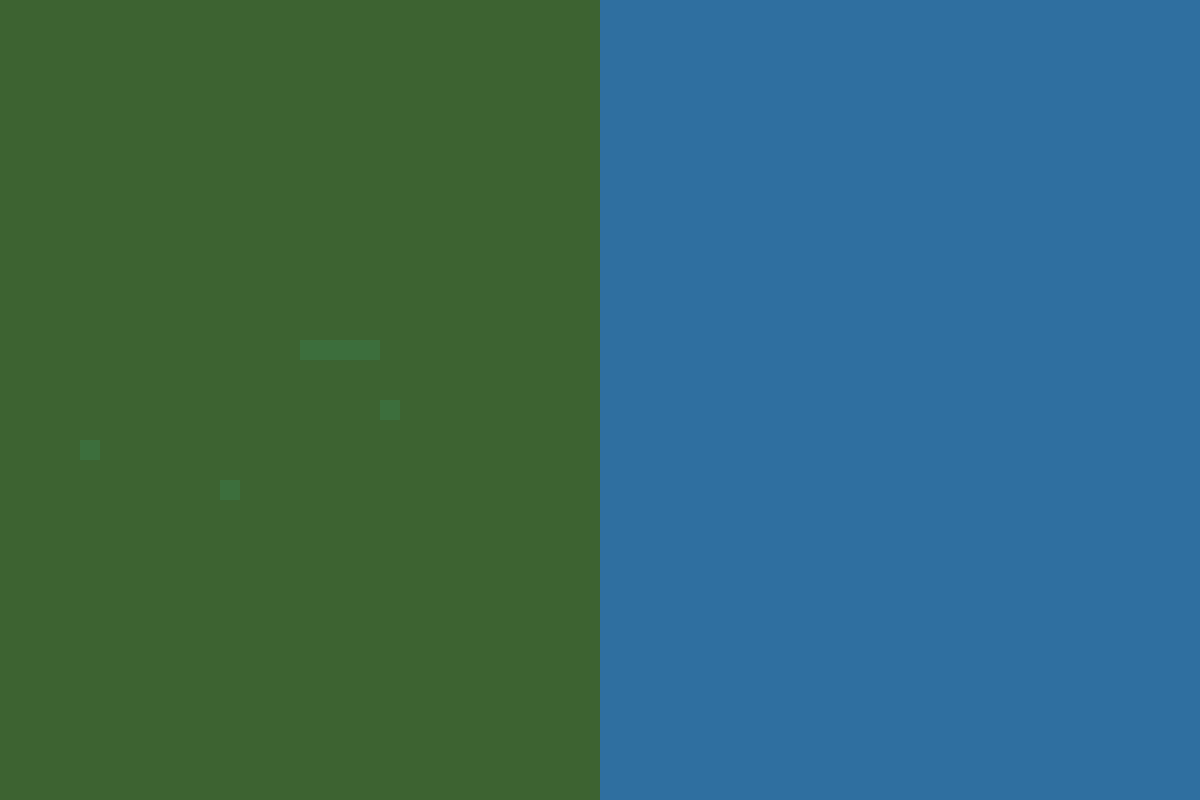

A level layout from a 2D game, rendered from its tile map. Below: a short description, then the map file with its tile-grid data intact:
An orthogonal 60x40 tile map with 20x20 px tiles, 1 tile layer (Ground), 2 tilesets.

<map orientation="orthogonal" renderorder="right-down" width="60" height="40" tilewidth="20" tileheight="20"><tileset firstgid="1" name="naval-ground" tilewidth="20" tileheight="20"><image source="../assets/naval-ground.png" width="100" height="160" /><tile id="1"><properties><property name="water" value="" /></properties></tile></tileset><tileset firstgid="41" name="owned-foundations" tilewidth="20" tileheight="20"><image source="../assets/foundation.png" width="100" height="20" /><tile id="1"><properties><property name="trees" value="" /></properties></tile><tile id="2"><properties><property name="cliff" value="" /></properties></tile><tile id="4"><properties><property name="res_pool" value="" /></properties></tile></tileset><layer name="Ground" width="60" height="40"><data encoding="csv">1,1,1,1,1,1,1,1,1,1,1,1,1,1,1,1,1,1,1,1,1,1,1,1,1,1,1,1,1,1,2,2,2,2,2,2,2,2,2,2,2,2,2,2,2,2,2,2,2,2,2,2,2,2,2,2,2,2,2,2,1,1,1,1,1,1,1,1,1,1,1,1,1,1,1,1,1,1,1,1,1,1,1,1,1,1,1,1,1,1,2,2,2,2,2,2,2,2,2,2,2,2,2,2,2,2,2,2,2,2,2,2,2,2,2,2,2,2,2,2,1,1,1,1,1,1,1,1,1,1,1,1,1,1,1,1,1,1,1,1,1,1,1,1,1,1,1,1,1,1,2,2,2,2,2,2,2,2,2,2,2,2,2,2,2,2,2,2,2,2,2,2,2,2,2,2,2,2,2,2,1,1,1,1,1,1,1,1,1,1,1,1,1,1,1,1,1,1,1,1,1,1,1,1,1,1,1,1,1,1,2,2,2,2,2,2,2,2,2,2,2,2,2,2,2,2,2,2,2,2,2,2,2,2,2,2,2,2,2,2,1,1,1,1,1,1,1,1,1,1,1,1,1,1,1,1,1,1,1,1,1,1,1,1,1,1,1,1,1,1,2,2,2,2,2,2,2,2,2,2,2,2,2,2,2,2,2,2,2,2,2,2,2,2,2,2,2,2,2,2,1,1,1,1,1,1,1,1,1,1,1,1,1,1,1,1,1,1,1,1,1,1,1,1,1,1,1,1,1,1,2,2,2,2,2,2,2,2,2,2,2,2,2,2,2,2,2,2,2,2,2,2,2,2,2,2,2,2,2,2,1,1,1,1,1,1,1,1,1,1,1,1,1,1,1,1,1,1,1,1,1,1,1,1,1,1,1,1,1,1,2,2,2,2,2,2,2,2,2,2,2,2,2,2,2,2,2,2,2,2,2,2,2,2,2,2,2,2,2,2,1,1,1,1,1,1,1,1,1,1,1,1,1,1,1,1,1,1,1,1,1,1,1,1,1,1,1,1,1,1,2,2,2,2,2,2,2,2,2,2,2,2,2,2,2,2,2,2,2,2,2,2,2,2,2,2,2,2,2,2,1,1,1,1,1,1,1,1,1,1,1,1,1,1,1,1,1,1,1,1,1,1,1,1,1,1,1,1,1,1,2,2,2,2,2,2,2,2,2,2,2,2,2,2,2,2,2,2,2,2,2,2,2,2,2,2,2,2,2,2,1,1,1,1,1,1,1,1,1,1,1,1,1,1,1,1,1,1,1,1,1,1,1,1,1,1,1,1,1,1,2,2,2,2,2,2,2,2,2,2,2,2,2,2,2,2,2,2,2,2,2,2,2,2,2,2,2,2,2,2,1,1,1,1,1,1,1,1,1,1,1,1,1,1,1,1,1,1,1,1,1,1,1,1,1,1,1,1,1,1,2,2,2,2,2,2,2,2,2,2,2,2,2,2,2,2,2,2,2,2,2,2,2,2,2,2,2,2,2,2,1,1,1,1,1,1,1,1,1,1,1,1,1,1,1,1,1,1,1,1,1,1,1,1,1,1,1,1,1,1,2,2,2,2,2,2,2,2,2,2,2,2,2,2,2,2,2,2,2,2,2,2,2,2,2,2,2,2,2,2,1,1,1,1,1,1,1,1,1,1,1,1,1,1,1,1,1,1,1,1,1,1,1,1,1,1,1,1,1,1,2,2,2,2,2,2,2,2,2,2,2,2,2,2,2,2,2,2,2,2,2,2,2,2,2,2,2,2,2,2,1,1,1,1,1,1,1,1,1,1,1,1,1,1,1,1,1,1,1,1,1,1,1,1,1,1,1,1,1,1,2,2,2,2,2,2,2,2,2,2,2,2,2,2,2,2,2,2,2,2,2,2,2,2,2,2,2,2,2,2,1,1,1,1,1,1,1,1,1,1,1,1,1,1,1,1,1,1,1,1,1,1,1,1,1,1,1,1,1,1,2,2,2,2,2,2,2,2,2,2,2,2,2,2,2,2,2,2,2,2,2,2,2,2,2,2,2,2,2,2,1,1,1,1,1,1,1,1,1,1,1,1,1,1,1,1,1,1,1,1,1,1,1,1,1,1,1,1,1,1,2,2,2,2,2,2,2,2,2,2,2,2,2,2,2,2,2,2,2,2,2,2,2,2,2,2,2,2,2,2,1,1,1,1,1,1,1,1,1,1,1,1,1,1,1,1,1,1,1,1,1,1,1,1,1,1,1,1,1,1,2,2,2,2,2,2,2,2,2,2,2,2,2,2,2,2,2,2,2,2,2,2,2,2,2,2,2,2,2,2,1,1,1,1,1,1,1,1,1,1,1,1,1,1,1,43,43,43,43,1,1,1,1,1,1,1,1,1,1,1,2,2,2,2,2,2,2,2,2,2,2,2,2,2,2,2,2,2,2,2,2,2,2,2,2,2,2,2,2,2,1,1,1,1,1,1,1,1,1,1,1,1,1,1,1,1,1,1,1,1,1,1,1,1,1,1,1,1,1,1,2,2,2,2,2,2,2,2,2,2,2,2,2,2,2,2,2,2,2,2,2,2,2,2,2,2,2,2,2,2,1,1,1,1,1,1,1,1,1,1,1,1,1,1,1,1,1,1,1,1,1,1,1,1,1,1,1,1,1,1,2,2,2,2,2,2,2,2,2,2,2,2,2,2,2,2,2,2,2,2,2,2,2,2,2,2,2,2,2,2,1,1,1,1,1,1,1,1,1,1,1,1,1,1,1,1,1,1,1,45,1,1,1,1,1,1,1,1,1,1,2,2,2,2,2,2,2,2,2,2,2,2,2,2,2,2,2,2,2,2,2,2,2,2,2,2,2,2,2,2,1,1,1,1,1,1,1,1,1,1,1,1,1,1,1,1,1,1,1,1,1,1,1,1,1,1,1,1,1,1,2,2,2,2,2,2,2,2,2,2,2,2,2,2,2,2,2,2,2,2,2,2,2,2,2,2,2,2,2,2,1,1,1,1,45,1,1,1,1,1,1,1,1,1,1,1,1,1,1,1,1,1,1,1,1,1,1,1,1,1,2,2,2,2,2,2,2,2,2,2,2,2,2,2,2,2,2,2,2,2,2,2,2,2,2,2,2,2,2,2,1,1,1,1,1,1,1,1,1,1,1,1,1,1,1,1,1,1,1,1,1,1,1,1,1,1,1,1,1,1,2,2,2,2,2,2,2,2,2,2,2,2,2,2,2,2,2,2,2,2,2,2,2,2,2,2,2,2,2,2,1,1,1,1,1,1,1,1,1,1,1,45,1,1,1,1,1,1,1,1,1,1,1,1,1,1,1,1,1,1,2,2,2,2,2,2,2,2,2,2,2,2,2,2,2,2,2,2,2,2,2,2,2,2,2,2,2,2,2,2,1,1,1,1,1,1,1,1,1,1,1,1,1,1,1,1,1,1,1,1,1,1,1,1,1,1,1,1,1,1,2,2,2,2,2,2,2,2,2,2,2,2,2,2,2,2,2,2,2,2,2,2,2,2,2,2,2,2,2,2,1,1,1,1,1,1,1,1,1,1,1,1,1,1,1,1,1,1,1,1,1,1,1,1,1,1,1,1,1,1,2,2,2,2,2,2,2,2,2,2,2,2,2,2,2,2,2,2,2,2,2,2,2,2,2,2,2,2,2,2,1,1,1,1,1,1,1,1,1,1,1,1,1,1,1,1,1,1,1,1,1,1,1,1,1,1,1,1,1,1,2,2,2,2,2,2,2,2,2,2,2,2,2,2,2,2,2,2,2,2,2,2,2,2,2,2,2,2,2,2,1,1,1,1,1,1,1,1,1,1,1,1,1,1,1,1,1,1,1,1,1,1,1,1,1,1,1,1,1,1,2,2,2,2,2,2,2,2,2,2,2,2,2,2,2,2,2,2,2,2,2,2,2,2,2,2,2,2,2,2,1,1,1,1,1,1,1,1,1,1,1,1,1,1,1,1,1,1,1,1,1,1,1,1,1,1,1,1,1,1,2,2,2,2,2,2,2,2,2,2,2,2,2,2,2,2,2,2,2,2,2,2,2,2,2,2,2,2,2,2,1,1,1,1,1,1,1,1,1,1,1,1,1,1,1,1,1,1,1,1,1,1,1,1,1,1,1,1,1,1,2,2,2,2,2,2,2,2,2,2,2,2,2,2,2,2,2,2,2,2,2,2,2,2,2,2,2,2,2,2,1,1,1,1,1,1,1,1,1,1,1,1,1,1,1,1,1,1,1,1,1,1,1,1,1,1,1,1,1,1,2,2,2,2,2,2,2,2,2,2,2,2,2,2,2,2,2,2,2,2,2,2,2,2,2,2,2,2,2,2,1,1,1,1,1,1,1,1,1,1,1,1,1,1,1,1,1,1,1,1,1,1,1,1,1,1,1,1,1,1,2,2,2,2,2,2,2,2,2,2,2,2,2,2,2,2,2,2,2,2,2,2,2,2,2,2,2,2,2,2,1,1,1,1,1,1,1,1,1,1,1,1,1,1,1,1,1,1,1,1,1,1,1,1,1,1,1,1,1,1,2,2,2,2,2,2,2,2,2,2,2,2,2,2,2,2,2,2,2,2,2,2,2,2,2,2,2,2,2,2,1,1,1,1,1,1,1,1,1,1,1,1,1,1,1,1,1,1,1,1,1,1,1,1,1,1,1,1,1,1,2,2,2,2,2,2,2,2,2,2,2,2,2,2,2,2,2,2,2,2,2,2,2,2,2,2,2,2,2,2,1,1,1,1,1,1,1,1,1,1,1,1,1,1,1,1,1,1,1,1,1,1,1,1,1,1,1,1,1,1,2,2,2,2,2,2,2,2,2,2,2,2,2,2,2,2,2,2,2,2,2,2,2,2,2,2,2,2,2,2,1,1,1,1,1,1,1,1,1,1,1,1,1,1,1,1,1,1,1,1,1,1,1,1,1,1,1,1,1,1,2,2,2,2,2,2,2,2,2,2,2,2,2,2,2,2,2,2,2,2,2,2,2,2,2,2,2,2,2,2,1,1,1,1,1,1,1,1,1,1,1,1,1,1,1,1,1,1,1,1,1,1,1,1,1,1,1,1,1,1,2,2,2,2,2,2,2,2,2,2,2,2,2,2,2,2,2,2,2,2,2,2,2,2,2,2,2,2,2,2,1,1,1,1,1,1,1,1,1,1,1,1,1,1,1,1,1,1,1,1,1,1,1,1,1,1,1,1,1,1,2,2,2,2,2,2,2,2,2,2,2,2,2,2,2,2,2,2,2,2,2,2,2,2,2,2,2,2,2,2,1,1,1,1,1,1,1,1,1,1,1,1,1,1,1,1,1,1,1,1,1,1,1,1,1,1,1,1,1,1,2,2,2,2,2,2,2,2,2,2,2,2,2,2,2,2,2,2,2,2,2,2,2,2,2,2,2,2,2,2</data></layer></map>
